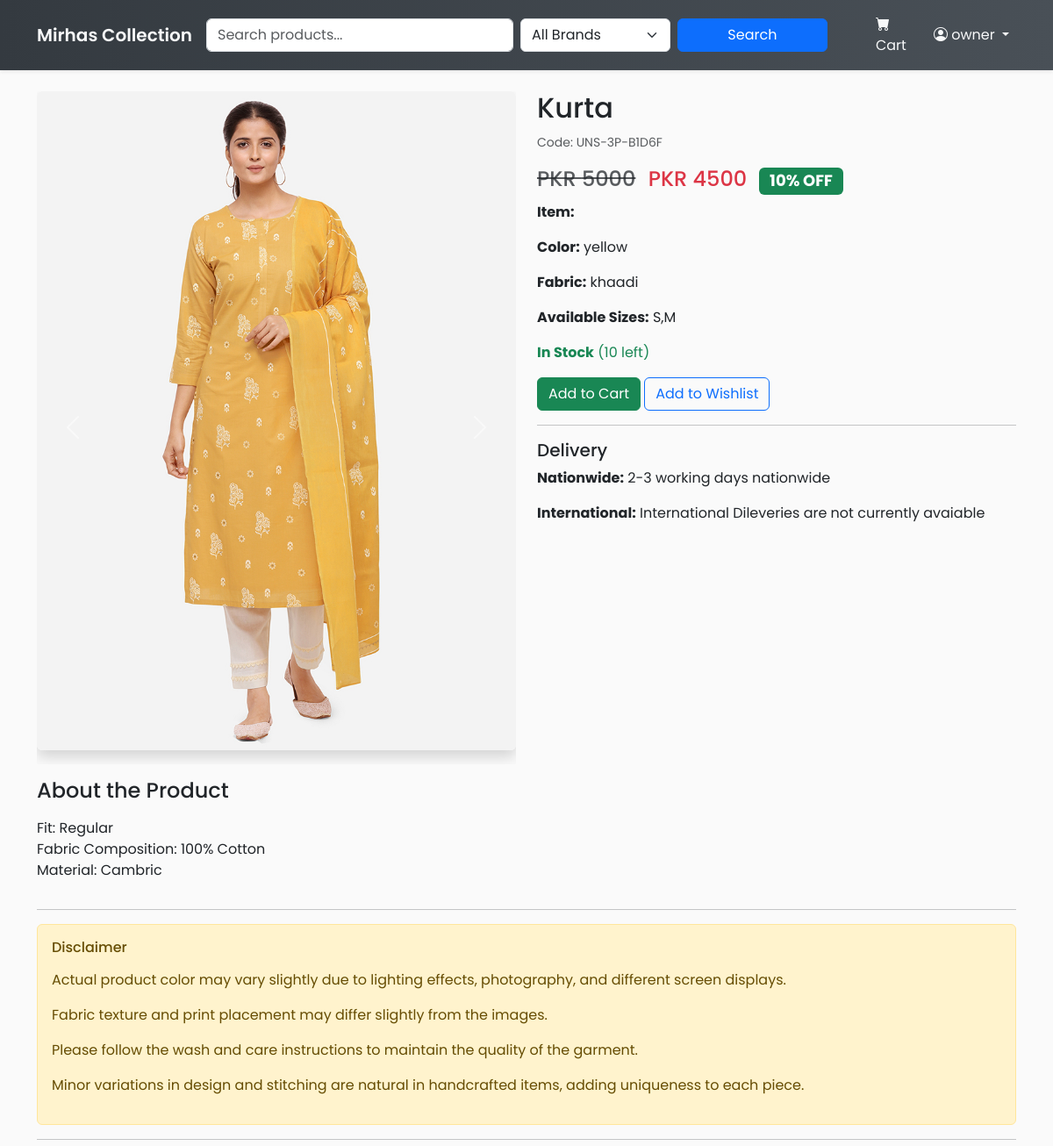
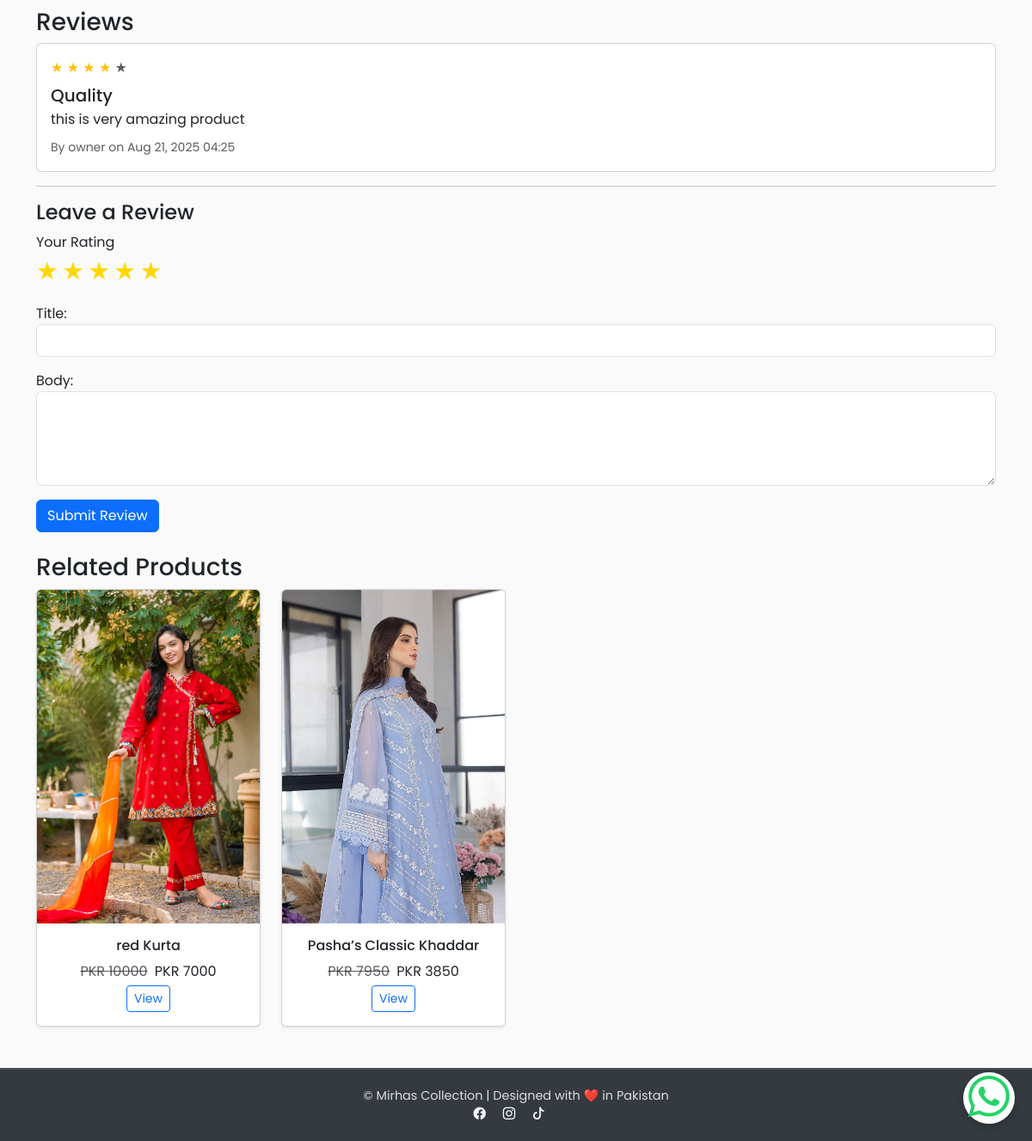
/product/kurta/ (signed in), run on the app's committed database (2 pictures, top to bottom).
### store/models.py (models this page shows, shortened)
class Product(models.Model):
    PRODUCT_TYPE_CHOICES = [
        ("stitched", "Stitched"),
        ("unstitched", "Unstitched"),
    ]
    PIECE_TYPE_CHOICES = [
        ("2-piece", "2 Piece"),
        ("3-piece", "3 Piece"),
    ]
    name = models.CharField(max_length=200)
    product_code = models.CharField(
        max_length=30,
        unique=True,
        editable=False,
        blank=True,
        help_text="Auto-generated unique SKU"
    )
    slug = models.SlugField(max_length=220, unique=True, blank=True)
    description = models.TextField(blank=True)
    about_product = models.TextField(blank=True, help_text="Detailed description for 'About the Product'")
    disclaimer = models.TextField(blank=True, help_text="Disclaimer for product")
    price = models.DecimalField(max_digits=10, decimal_places=2)
    discount_price = models.DecimalField(max_digits=10, decimal_places=2, null=True, blank=True)
    percentage_price = models.DecimalField(
        max_digits=5, decimal_places=2, null=True, blank=True,
        help_text="Stores the discount percentage (auto-calculated)"
    )
    product_type = models.CharField(max_length=20, choices=PRODUCT_TYPE_CHOICES, default="unstitched")
    piece_type = models.CharField(max_length=20, choices=PIECE_TYPE_CHOICES, default="3-piece")
    category = models.ForeignKey("Category", on_delete=models.SET_NULL, null=True, blank=True)
    fabric = models.CharField(max_length=100, blank=True, help_text="e.g. Lawn, Cotton, Silk")
    color = models.CharField(max_length=100, blank=True)
    sizes = models.CharField(max_length=100, blank=True, help_text="Comma-separated sizes e.g. S,M,L,XL")
    stock = models.PositiveIntegerField(default=0)
    is_active = models.BooleanField(default=True)
    image1 = models.ImageField(upload_to="products/", blank=True, null=True)
    image2 = models.ImageField(upload_to="products/", blank=True, null=True)
    delivery_nationwide = models.CharField(max_length=100, default="2-3 working days nationwide")
    delivery_international = models.CharField(max_length=100, default="International Dileveries are not currently avaiable")
    created_at = models.DateTimeField(auto_now_add=True)
    class Meta:
        ordering = ['-created_at']
    @property
    def discount_percentage(self):
        return int(self.percentage_price or 0)

class Review(models.Model):
    product = models.ForeignKey(Product, related_name="reviews", on_delete=models.CASCADE)
    user = models.ForeignKey(User, on_delete=models.CASCADE)
    title = models.CharField(max_length=200, blank=True)
    body = models.TextField()
    rating = models.PositiveSmallIntegerField(default=5)  # 1-5 stars
    created_at = models.DateTimeField(auto_now_add=True)

### store/views.py (the view)
# urls.py: path('product/<slug:slug>/', views.product_detail, name='product_detail'),
def product_detail(request, slug):
    product = get_object_or_404(Product, slug=slug, is_active=True)
    reviews = product.reviews.all().order_by("-created_at")
    if request.method == "POST":
        if not request.user.is_authenticated:
            messages.error(request, "You need to log in to leave a review.")
            return redirect("login")
        form = ReviewForm(request.POST)
        if form.is_valid():
            review = form.save(commit=False)
            review.product = product
            review.user = request.user
            review.save()
            messages.success(request, "Review added successfully!")
            return redirect("product_detail", slug=slug)
    else:
        form = ReviewForm()
    related_products = Product.objects.filter(
        category=product.category, is_active=True
    ).exclude(id=product.id)[:4]
    return render(request, "store/product_detail.html", {
        "product": product,
        "reviews": reviews,
        "form": form,
        "related_products": related_products,
    })

### store/forms.py
class ReviewForm(forms.ModelForm):
    class Meta:
        model = Review
        fields = ['rating', 'title', 'body']
        widgets = {
            'rating': forms.HiddenInput(),  # ⭐ use hidden field, JS will set the value
            'title': forms.TextInput(attrs={'class': 'form-control'}),
            'body': forms.Textarea(attrs={'class': 'form-control', 'rows': 4}),
        }

### store/templates/store/product_detail.html (shortened to what this page needs)
{% extends 'base.html' %}
{% block content %}
<div class="row">
  <div class="col-md-6">
    {% if product.image1 %}
      <div id="productCarousel{{ product.id }}" class="carousel slide" data-bs-ride="carousel">
  <div class="carousel-inner">
    {% if product.image1 %}
    <div class="carousel-item active">
      <img src="{{ product.image1.url }}" class="d-block w-100 img-fluid rounded shadow mb-3" alt="{{ product.name }}">
    </div>
    {% endif %}
  </div>
  <button class="carousel-control-prev" type="button" data-bs-target="#productCarousel{{ product.id }}" data-bs-slide="prev">
    <span class="carousel-control-prev-icon" aria-hidden="true"></span>
  </button>
  <button class="carousel-control-next" type="button" data-bs-target="#productCarousel{{ product.id }}" data-bs-slide="next">
    <span class="carousel-control-next-icon" aria-hidden="true"></span>
  </button>
</div>
 {% endif %}
    <div class="mt-3">
      <h4>About the Product</h4>
      <p>{{ product.about_product|linebreaks }}</p>
    </div>
  </div>
  <div class="col-md-6">
    <h2>{{ product.name }}</h2>
    <p><small class="text-muted">Code: {{ product.product_code }}</small></p>
    <h4>
      {% if product.discount_price %}
        <span class="text-muted text-decoration-line-through">PKR {{ product.price|floatformat:0 }}</span>
        <span class="text-danger ms-2">PKR {{ product.discount_price|floatformat:0 }}</span>
        <span class="badge bg-success ms-2">{{ product.discount_percentage }}% OFF</span>
      {% else %}
        <span class="text-dark">PKR {{ product.price|floatformat:0 }}</span>
      {% endif %}
    </h4>
    <p><strong>Item:</strong> {{ product.get_suit_type_display }}</p>
    {% if product.color %}<p><strong>Color:</strong> {{ product.color }}</p>{% endif %}
    {% if product.fabric %}<p><strong>Fabric:</strong> {{ product.fabric }}</p>{% endif %}
    {% if product.sizes %}<p><strong>Available Sizes:</strong> {{ product.sizes }}</p>{% endif %}
    {% if product.stock > 0 %}
      <p class="text-success"><strong>In Stock</strong> ({{ product.stock }} left)</p>
    {% else %}
      <p class="text-danger"><strong>Out of Stock</strong></p>
    {% endif %}
    <a href="{% url 'add_to_cart' product.id %}" class="btn btn-success">Add to Cart</a>
    <a href="{% url 'add_to_wishlist' product.id %}" class="btn btn-outline-primary">Add to Wishlist</a>
    <hr>
    <h5>Delivery</h5>
    <p><strong>Nationwide:</strong> {{ product.delivery_nationwide }}</p>
    <p><strong>International:</strong> {{ product.delivery_international }}</p>
  </div>
</div>
<hr>
<div class="alert alert-warning mt-3">
  <h6>Disclaimer</h6>
  <p>{{ product.disclaimer|linebreaks }}</p>
</div>
<hr>
<h3>Reviews</h3>
{% for review in reviews %}
  <div class="card mb-2">
    <div class="card-body">
      <div class="mb-2">
        {% for _ in "12345" %}
          {% if forloop.counter <= review.rating %}
            <span class="text-warning">&#9733;</span>
          {% else %}
            <span class="text-muted">&#9733;</span>
          {% endif %}
        {% endfor %}
      </div>
      <h5 class="mb-1">{{ review.title }}</h5>
      <p class="mb-2">{{ review.body }}</p>
      <small class="text-muted">
        By {{ review.user.username }} on {{ review.created_at|date:"M d, Y H:i" }}
      </small>
    </div>
  </div>
{% empty %}
  <p>No reviews yet. Be the first to review!</p>
{% endfor %}
<hr>
{% if user.is_authenticated %}
  <h4>Leave a Review</h4>
  <form method="post">
    <div class="mb-3">
      <label>Your Rating</label><br>
      <div id="star-rating" class="star-rating">
        {% for _ in "12345" %}
          <span class="star" data-value="{{ forloop.counter }}">&#9733;</span>
        {% endfor %}
      </div>
    </div>
    <div class="mb-3">
      {{ form.title.label_tag }}{{ form.title }}
    </div>
    <div class="mb-3">
      {{ form.body.label_tag }}{{ form.body }}
    </div>
    <button type="submit" class="btn btn-primary">Submit Review</button>
  </form>
{% else %}
  <p><a href="{% url 'login' %}">Log in</a> to leave a review.</p>
{% endif %}
<h3 class="mt-4">Related Products</h3>
<div class="row">
  {% for related in related_products %}
    <div class="col-md-3 col-6 mb-4">
      <div class="card h-100 shadow-sm">
        {% if related.image1 %}
          <a href="{% url 'product_detail' related.slug %}">
            <img src="{{ related.image1.url }}" class="card-img-top" alt="{{ related.name }}">
          </a>
        {% endif %}
        <div class="card-body text-center">
          <h6 class="card-title">{{ related.name|truncatechars:40 }}</h6>
          <p class="mb-1">
            {% if related.discount_price %}
              <span class="text-muted text-decoration-line-through">PKR {{ related.price|floatformat:0 }}</span>
              <span class="ms-1">PKR {{ related.discount_price|floatformat:0 }}</span>
            {% else %}
              PKR {{ related.price|floatformat:0 }}
            {% endif %}
          </p>
          <a href="{% url 'product_detail' related.slug %}" class="btn btn-sm btn-outline-primary">View</a>
        </div>
      </div>
    </div>
  {% empty %}
    <p>No related products available.</p>
  {% endfor %}
</div>
{% endblock %}

### templates/base.html (shortened to what this page needs)
<!doctype html>
<html lang="en">
<head>
    <link href="https://cdn.jsdelivr.net/npm/bootstrap@5.3.0/dist/css/bootstrap.min.css" rel="stylesheet">
    <link rel="stylesheet" href="https://cdn.jsdelivr.net/npm/bootstrap-icons@1.11.3/font/bootstrap-icons.css">
</head>
<body>
    <nav class="navbar navbar-expand-lg navbar-dark shadow-sm sticky-top">
        <div class="container">
            <a class="navbar-brand" href="{% url 'product_list' %}">Mirhas Collection</a>
            <div class="collapse navbar-collapse" id="mainNav">
                <form method="get" class="d-lg-flex my-2 my-lg-0 w-100 me-lg-4">
                    <div class="row g-2 w-100">
                        <div class="col-12 col-md-5 col-lg-6">
                            <input type="text" name="q" value="{{ request.GET.q }}" class="form-control" placeholder="Search products...">
                        </div>
                        <div class="col-12 col-md-4 col-lg-3">
                            <select name="category" class="form-select">
                                <option value="">All Brands</option>
                            </select>
                        </div>
                        <div class="col-12 col-md-3 col-lg-3">
                            <button class="btn btn-primary w-100">Search</button>
                        </div>
                    </div>
                </form>
                <ul class="navbar-nav align-items-center">
                    <li class="nav-item">
                        <a class="nav-link" href="{% url 'view_cart' %}">
                            <i class="bi bi-cart-fill"></i> Cart
                        </a>
                    </li>
                    {% if user.is_authenticated %}
                        <li class="nav-item dropdown">
                            <a class="nav-link dropdown-toggle" href="#" role="button" data-bs-toggle="dropdown">
                                <i class="bi bi-person-circle"></i>
                                {{ user.get_full_name|default:user.username }}
                            </a>
                        </li>
                    {% endif %}
                </ul>
            </div>
        </div>
    </nav>
    <main class="container my-4">
        {% block content %}{% endblock %}
    </main>
    <footer>
        <div class="container">
            <p>&copy; {{ now|date:"Y" }} Mirhas Collection | Designed with ❤️ in Pakistan</p>
            <p>
                <a href="https://www.facebook.com/profile.php?id=61578627212676" class="text-light me-3"><i class="bi bi-facebook"></i></a>
                <a href="https://www.instagram.com/mirhas_collection71/" class="text-light me-3"><i class="bi bi-instagram"></i></a>
                <a href="https://www.tiktok.com/@mirhas_collection7?_t=ZS-90b3Y8Qh5JQ&_r=1" class="text-light me-3"><i class="bi bi-tiktok"></i></a>
            </p>
        </div>
    </footer>
    <a href="https://wa.me/923417296117"
       target="_blank"
       style="position: fixed; bottom: 20px; right: 20px; z-index: 1000; font-size: 3rem; color: #25D366; background-color: white; border-radius: 50%; width: 60px; height: 60px; display: flex; align-items: center; justify-content: center; box-shadow: 0 4px 8px rgba(0,0,0,0.2);">
        <i class="bi bi-whatsapp"></i>
    </a>
</body>
</html>

### templates/base.html (style rules this page uses)
body { font-family: 'Poppins', sans-serif; display: flex; flex-direction: column; min-height: 100vh; background-color: #fafafa; }
main { flex: 1; }
.navbar { background: linear-gradient(90deg, #343a40, #495057); }
.navbar-brand { font-weight: 600; color: #f8f9fa !important; }
.navbar-nav .nav-link { color: #f8f9fa !important; margin-left: 15px; transition: 0.3s; }
footer { background: #343a40; color: #ddd; padding: 20px 0; text-align: center; border-top: 2px solid #495057; }
footer p { margin: 0; font-size: 0.9rem; }

### store/templates/store/product_detail.html (style rules this page uses)
.star-rating .star { font-size: 1.8rem; color: #ccc; cursor: pointer; }
.star-rating .star.selected, .star-rating .star.hover { color: gold; }

### data on the page
Product: image1 (picture), about_product "Fit: Regular Fabric Composition: 100% Cotton Material: Cambric", name "Kurta", product_code "UNS-3P-B1D6F", price "5000", discount_price "4500", discount_percentage "10", color "yellow", fabric "khaadi", sizes "S,M", stock "10", delivery_nationwide "2-3 working days nationwide", delivery_international "International Dileveries are not currently avaiable", disclaimer "Actual product color may vary slightly due to lighting effects, photography, and different screen displays. Fabric texture and print placement may differ slightly from the images. Please follow the wash and care instructions to maintain the quality of the garment. Minor variations in design and stitching are natural in handcrafted items, adding uniqueness to each piece."
Review: rating 4 (drawn), title "Quality", body "this is very amazing product", user.username "owner", created_at "Aug 21, 2025 04:25"
Product: image1 (picture), name "red Kurta", price "10000", discount_price "7000"
Product: image1 (picture), name "Pasha’s Classic Khaddar", price "7950", discount_price "3850"

### other printed values
{{ user.get_full_name|default:user.username }} "owner"
